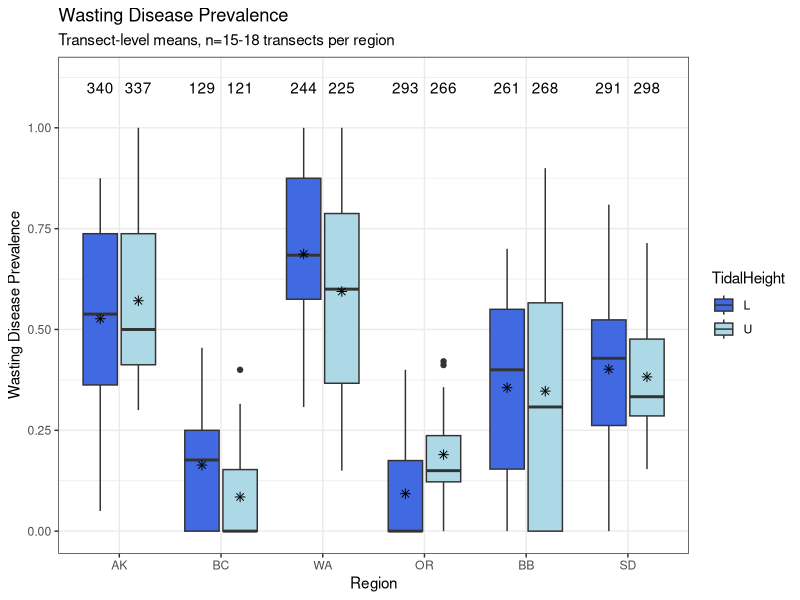
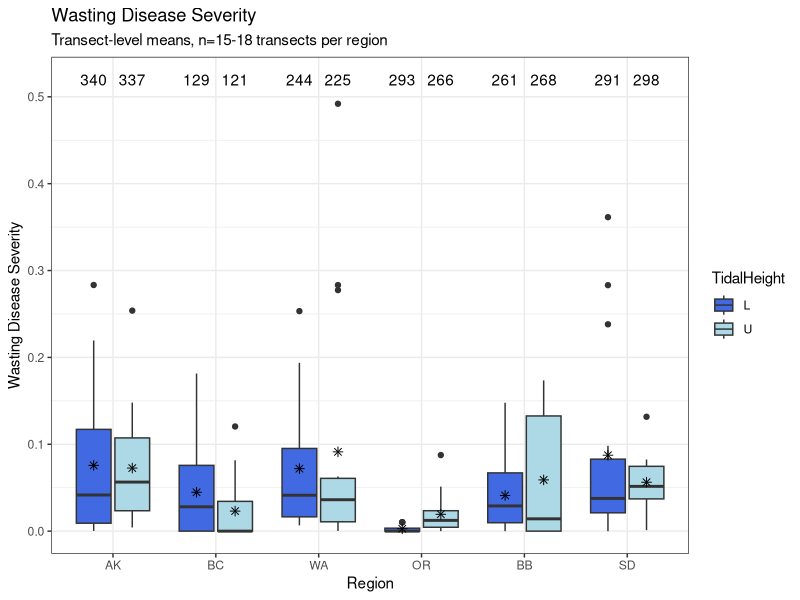
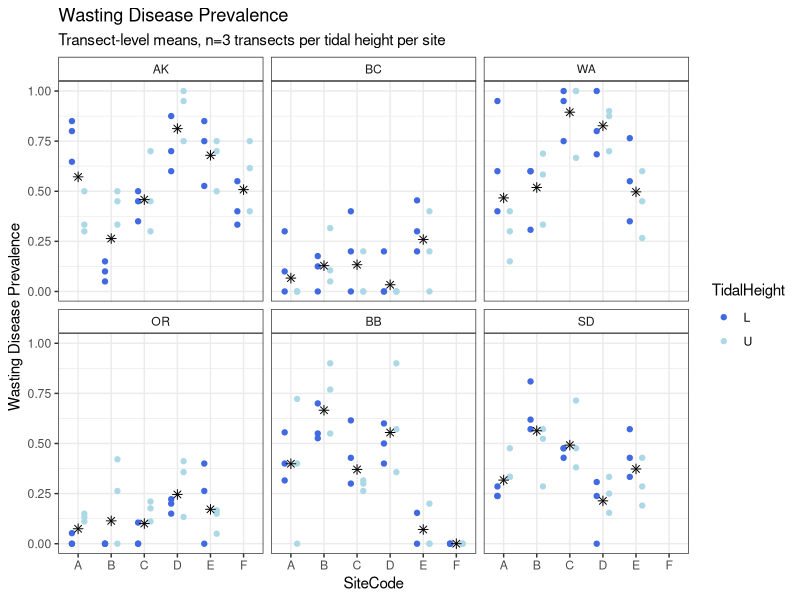
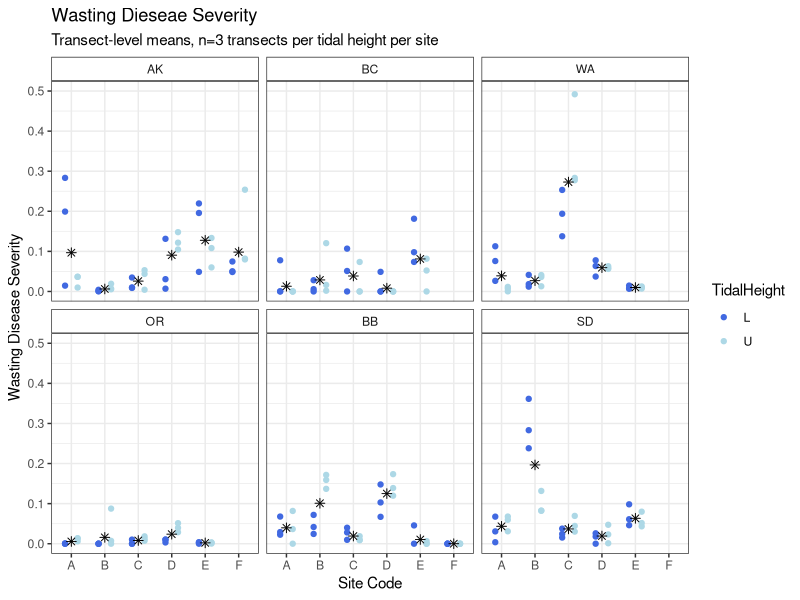

Generate these figures, in order, with R:
## ---- chunk 1
knitr::opts_chunk$set(echo = TRUE)
library(tidyverse)
library(ggplot2)
site_order <- c("Alaska","British Columbia","Washington","Oregon","Bodega Bay","San Diego")
site_order2 <- c("AK","BC","WA","OR","BB","SD")

## ---- chunk 2
## read in and organize output from EELISA
output <- read.csv("NSF_Log_2019_12_16.csv")
output$location <- ordered(output$location,levels=site_order)
output <- separate(output,col=file_name,c("Region","SiteCode","Transect","TidalHeight",NA,NA),sep="[.]",remove = FALSE)
output <- unite(output,col="SampleID",c("Region","SiteCode","Transect","TidalHeight","blade_num"),sep=".",remove=FALSE)
output$Region <- ordered(output$Region,levels=site_order2)

#subset only EELISA scans split properly
output_true <- subset(output,correct_num=="TRUE")
which(duplicated(output_true$SampleID))
which(duplicated(output_true$SampleID,fromLast = TRUE))
output_true[c(1413,1414,1415,1467,1468,1469),]
#The duplicate SampleIDs come from the file "AK.C.4.L.6_10.tiff" which overlaps.
#Only 3 duplicates for the "true" dataset right now - some of the others were not split evenly.
#We want to keep the later entries (1467,1468,1469) because those are the "correct" numbers (match the surrounidng scans)
#Decide whether to keep the extra 6_10 blades as 21_25?
output_true <- output_true[-c(1413,1414,1415),]

## read in and organize DiseaseBlade samples (1-15 per transect)
blades <- read.csv("DiseaseBlades.csv")
blades$SampleID <- gsub("U","U_",blades$SampleID)
blades$SampleID <- gsub("L","L_",blades$SampleID)
blades <- separate(blades,col=SampleID,c("SampleDate","Region","SiteCode","TidalHeight","Transect","Blade"),sep="_")
blades <- unite(blades,col="SampleID",c("Region","SiteCode","Transect","TidalHeight","Blade"),sep=".",remove=FALSE)
blades$Region <- ordered(blades$Region,levels=site_order2)

## read in and organize the Epiphyte Blades samples (16-20 per transect)
epi_blades <- read.csv("ShootMetrics.csv")
epi_blades <- epi_blades[,c(3,15)]
epi_blades$SampleID <- gsub("U","U_",epi_blades$SampleID)
epi_blades$SampleID <- gsub("L","L_",epi_blades$SampleID)
epi_blades$SampleID <- gsub("_m4","_16",epi_blades$SampleID)
epi_blades$SampleID <- gsub("_m8","_17",epi_blades$SampleID)
epi_blades$SampleID <- gsub("_m12","_18",epi_blades$SampleID)
epi_blades$SampleID <- gsub("_m16","_19",epi_blades$SampleID)
epi_blades$SampleID <- gsub("_m20","_20",epi_blades$SampleID)

epi_blades <- separate(epi_blades,col=SampleID,c("SampleDate","Region","SiteCode","TidalHeight","Transect","Blade"),sep="_")
epi_blades <- unite(epi_blades,col="SampleID",c("Region","SiteCode","Transect","TidalHeight","Blade"),sep=".",remove=FALSE)
epi_blades$Region <- ordered(epi_blades$Region,levels=site_order2)

## combine Epiphyte and Disease Blades
blades <- rbind(blades,epi_blades)

# combine blades and EElISA output
# once we get the splits right, this will be the full data set
disease <- left_join(blades,output,by=c("SampleID","Region","SiteCode","TidalHeight","Transect"))
disease <- subset(disease,correct_num=="TRUE" | is.na(correct_num))
which(duplicated(disease$SampleID,fromLast = TRUE))
disease[which(duplicated(disease$SampleID)),]
disease[c(209,211,213,2484,2485,2486,2487,2488,2994,2995,2996,2997,2998),]
# calculate blade areas from EELISA output for samples that were not measured by hand
disease$BladeArea.cm2 <- ifelse(is.na(disease$BladeArea.cm2),disease$lesion_area+disease$healthy_area/100,disease$BladeArea.cm2)
# For now, drop samples that have no BladeArea (not measured by hand and no EELISA output)
disease_most <- subset(disease,BladeArea.cm2!="NA")
# Remaining samples should have EELISA output OR prevelance and severity are 0 (for hand-measured)
disease_most$prevelance <- ifelse(is.na(disease_most$severity),0,disease_most$prevelance)
disease_most$severity <- ifelse(is.na(disease_most$severity)&disease_most$prevelance==0,0,disease_most$severity)
disease_most$lesion_area <- ifelse(is.na(disease_most$lesion_area)&disease_most$prevelance==0,0,disease_most$lesion_area)
disease_most$severity_per <- disease_most$severity/100
disease_most_summ <- disease_most%>%
  group_by(Region,SiteCode,TidalHeight,Transect)%>%
  summarize(prev=mean(prevelance),sev=mean(severity_per,na.rm = TRUE),
            lesion=mean(lesion_area,na.rm=TRUE),count=length(blade_num),
            percent=count/20)
disease_most_summ2 <- disease_most%>%
  group_by(Region,TidalHeight)%>%
  summarize(prev=mean(prevelance),sev=mean(severity_per,na.rm = TRUE),
            lesion=mean(lesion_area,na.rm=TRUE),count=length(blade_num))
## ---- chunk 3
disease_most_summ2
## ---- chunk 4

ggplot(data=disease_most_summ,aes(x=Region,y=prev,fill=TidalHeight))+geom_boxplot()+
  stat_summary(fun.y=mean,geom="point",shape=8,size=2,position=position_dodge(width=0.75),
               show.legend = FALSE)+
  geom_text(data=disease_most_summ2,aes(x=Region,y=1.1,label=count),position=position_dodge(width=0.75))+
  scale_y_continuous(limits=c(0,1.12),breaks=c(0,0.25,0.5,0.75,1.0))+
  scale_fill_manual(values=c("royal blue","light blue"))+
  ylab("Wasting Disease Prevalence")+
  xlab("Region")+
  labs(title="Wasting Disease Prevalence",
       subtitle = "Transect-level means, n=15-18 transects per region")+
  theme_bw()+
  theme()
## ---- chunk 5
ggplot(data=disease_most_summ,aes(x=Region,y=sev,fill=TidalHeight))+geom_boxplot()+
  stat_summary(fun.y=mean,geom="point",shape=8,size=2,show.legend=FALSE,
               position=position_dodge(width=0.75))+
  geom_text(data=disease_most_summ2,aes(x=Region,y=0.52,label=count),position=position_dodge(width=0.75))+
  scale_y_continuous(limits=c(0,0.52),breaks=c(0,0.1,0.2,0.3,0.4,0.5))+
  scale_fill_manual(values=c("royal blue","light blue"))+
  ylab("Wasting Disease Severity")+
  labs(title="Wasting Disease Severity",
       subtitle = "Transect-level means, n=15-18 transects per region")+
  theme_bw()+
  theme()
## ---- chunk 6
ggplot(data=disease_most_summ,aes(x=SiteCode,y=prev,color=TidalHeight))+
  geom_point(position=position_dodge(width=0.75))+
  facet_wrap(~Region)+
  stat_summary(fun.y=mean,geom="point",shape=8,size=2,color="black",
               show.legend=FALSE,position=position_dodge(width=0.75))+
  scale_y_continuous(limits=c(0,1),breaks=c(0,0.25,0.5,0.75,1.0))+
  scale_color_manual(values=c("royal blue","light blue"))+
  ylab("Wasting Disease Prevalence")+
  labs(title="Wasting Disease Prevalence",
       subtitle="Transect-level means, n=3 transects per tidal height per site")+
  theme_bw()+
  theme(strip.background = element_rect(fill="white"))

## ---- chunk 7
ggplot(data=disease_most_summ,aes(x=SiteCode,y=sev,color=TidalHeight))+
  geom_point(position=position_dodge(width=0.75))+
  facet_wrap(~Region)+
  stat_summary(fun.y=mean,geom="point",shape=8,size=2,color="black",
               show.legend=FALSE,position=position_dodge(width=0.75))+
  scale_y_continuous(limits=c(0,0.5),breaks=c(0,0.1,0.2,0.3,0.4,0.5))+
  scale_color_manual(values=c("royal blue","light blue"))+
  xlab("Site Code")+
  ylab("Wasting Disease Severity")+
  labs(title="Wasting Dieseae Severity",
       subtitle = "Transect-level means, n=3 transects per tidal height per site")+
  theme_bw()+
  theme(strip.background = element_rect(fill="white"))
